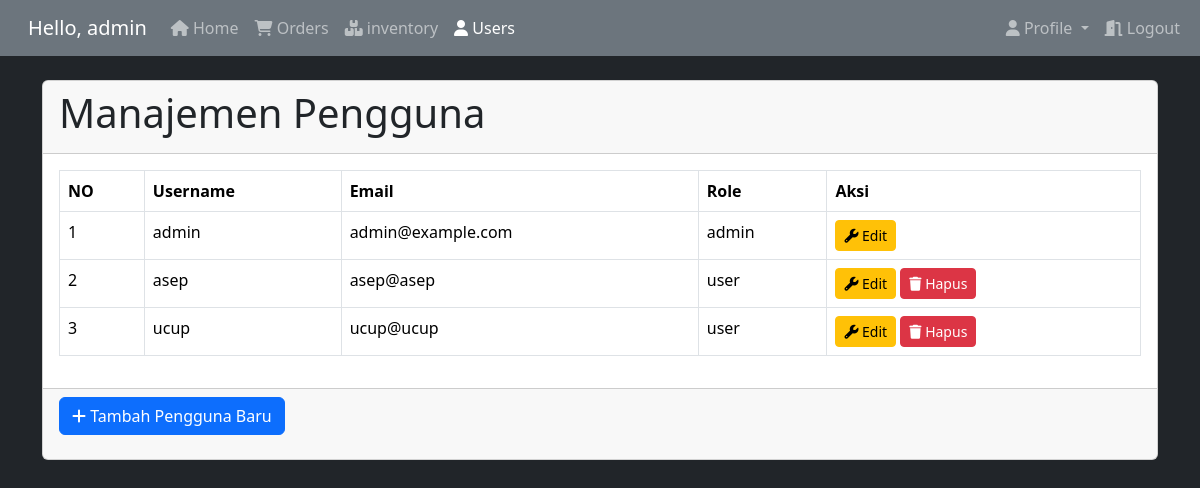
Page /admin/users.php (signed in) on the earlier database version.
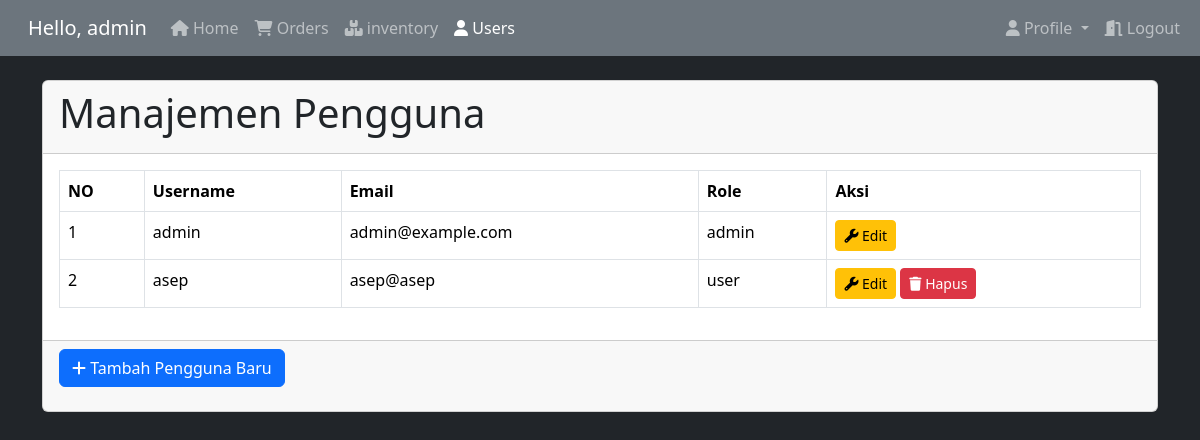
Same page on the later database version.
### tables this page shows
CREATE TABLE `user` (
  `id` int NOT NULL,
  `username` varchar(255) NOT NULL,
  `password` varchar(255) NOT NULL,
  `email` varchar(100) NOT NULL,
  `role` varchar(10) DEFAULT NULL,
  `created_at` timestamp NULL DEFAULT CURRENT_TIMESTAMP,
  `updated_at` timestamp NULL DEFAULT CURRENT_TIMESTAMP ON UPDATE CURRENT_TIMESTAMP
);

### app/controller/UserController.php (called while the page is built, shortened)
<?php
class UserController
{
    private $conn;
    public function __construct($conn)
    {
        $this->conn = $conn;
    }
    public function getAllUsers()
    {
        $sql = "SELECT * FROM user";
        $result = $this->conn->query($sql);
        $users = [];
        if ($result->num_rows > 0) {
            while ($row = $result->fetch_assoc()) {
                $users[] = $row;
            }
        }
        return $users;
    }
}

### admin/users.php (the view, shortened to what this page needs)
<?php
require '../app/controller/UserController.php';
require '../layout/admin/header.php';
$controller = new UserController($conn);
$users = $controller->getAllUsers();
?>
<div class="container mt-4">
    <div class="card">
        <div class="card-header">
            <h1>Manajemen Pengguna</h1>
        </div>
        <div class="card-body">
            <table class="table table-bordered">
                <thead>
                    <tr>
                        <th>NO</th>
                        <th>Username</th>
                        <th>Email</th>
                        <th>Role</th>
                        <th>Aksi</th>
                    </tr>
                </thead>
                <tbody>
                    <?php $counter = 1; ?>
                    <?php foreach ($users as $user): ?>
                        <tr>
                            <td><?php echo $counter; ?></td>
                            <td><?php echo $user['username']; ?></td>
                            <td><?php echo $user['email']; ?></td>
                            <td><?php echo $user['role']; ?></td>
                            <td>
                                <?php if ($user['role'] === 'admin'): ?>
                                    <a href="edit_user.php?id=<?php echo $user['id']; ?>" class="btn btn-warning btn-sm"><i
                                            class="fa fa-wrench"></i> Edit</a>
                                <?php else: ?>
                                    <a href="edit_user.php?id=<?php echo $user['id']; ?>" class="btn btn-warning btn-sm"><i
                                            class="fa fa-wrench"></i> Edit</a>
                                    <a href="delete_user.php?id=<?php echo $user['id']; ?>" class="btn btn-danger btn-sm"
                                        onclick="return confirm('Apakah anda yakin ingin menghapus kategori ini?')"><i
                                            class="fa fa-trash"></i> Hapus</a>
                                <?php endif; ?>
                            </td>
                        </tr>
                        <?php $counter++; ?>
                    <?php endforeach; ?>
                </tbody>
            </table>
        </div>
        <div class="card-footer">
            <a href="create_user.php" class="btn btn-primary mb-3"><i class="fa fa-plus"></i> Tambah Pengguna
                Baru</a>
        </div>
    </div>
</div>
<?php
require '../layout/admin/footer.php';
?>

Differences in the rows shown:
removed user: username "ucup", email "ucup@ucup", role "user"
